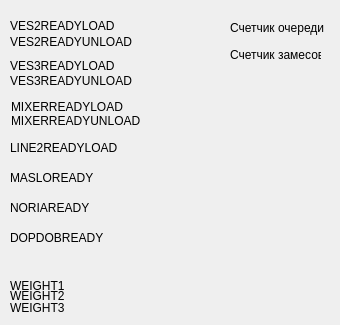
     <widget class="QWidget" name="tab">
      <attribute name="title">
       <string>Статус</string>
      </attribute>
      <widget class="QLabel" name="labelrealweight3">
       <property name="geometry">
        <rect>
         <x>10</x>
         <y>300</y>
         <width>221</width>
         <height>16</height>
        </rect>
       </property>
       <property name="text">
        <string>WEIGHT3</string>
       </property>
      </widget>
      <widget class="QLabel" name="labelves2readyunload">
       <property name="geometry">
        <rect>
         <x>10</x>
         <y>34</y>
         <width>201</width>
         <height>16</height>
        </rect>
       </property>
       <property name="text">
        <string>VES2READYUNLOAD</string>
       </property>
      </widget>
      <widget class="QLabel" name="labelnoriaready">
       <property name="geometry">
        <rect>
         <x>10</x>
         <y>200</y>
         <width>201</width>
         <height>16</height>
        </rect>
       </property>
       <property name="text">
        <string>NORIAREADY</string>
       </property>
      </widget>
      <widget class="QLabel" name="labelmixerreadyload">
       <property name="geometry">
        <rect>
         <x>11</x>
         <y>99</y>
         <width>201</width>
         <height>16</height>
        </rect>
       </property>
       <property name="text">
        <string>MIXERREADYLOAD</string>
       </property>
      </widget>
      <widget class="QLabel" name="labelmasloready">
       <property name="geometry">
        <rect>
         <x>10</x>
         <y>170</y>
         <width>201</width>
         <height>16</height>
        </rect>
       </property>
       <property name="text">
        <string>MASLOREADY</string>
       </property>
      </widget>
      <widget class="QLabel" name="labelrealweight1">
       <property name="geometry">
        <rect>
         <x>10</x>
         <y>278</y>
         <width>221</width>
         <height>16</height>
        </rect>
       </property>
       <property name="text">
        <string>WEIGHT1</string>
       </property>
      </widget>
      <widget class="QLabel" name="labelves2readyload">
       <property name="geometry">
        <rect>
         <x>10</x>
         <y>18</y>
         <width>201</width>
         <height>16</height>
        </rect>
       </property>
       <property name="text">
        <string>VES2READYLOAD</string>
       </property>
      </widget>
      <widget class="QLabel" name="labelves3readyload">
       <property name="geometry">
        <rect>
         <x>10</x>
         <y>58</y>
         <width>201</width>
         <height>16</height>
        </rect>
       </property>
       <property name="text">
        <string>VES3READYLOAD</string>
       </property>
      </widget>
      <widget class="QLabel" name="labelline2readyload">
       <property name="geometry">
        <rect>
         <x>10</x>
         <y>140</y>
         <width>201</width>
         <height>16</height>
        </rect>
       </property>
       <property name="text">
        <string>LINE2READYLOAD</string>
       </property>
      </widget>
      <widget class="QLabel" name="labelrealweight2">
       <property name="geometry">
        <rect>
         <x>10</x>
         <y>288</y>
         <width>221</width>
         <height>16</height>
        </rect>
       </property>
       <property name="text">
        <string>WEIGHT2</string>
       </property>
      </widget>
      <widget class="QLabel" name="labelves3readyunload">
       <property name="geometry">
        <rect>
         <x>10</x>
         <y>73</y>
         <width>201</width>
         <height>16</height>
        </rect>
       </property>
       <property name="text">
        <string>VES3READYUNLOAD</string>
       </property>
      </widget>
      <widget class="QLabel" name="labelmixerreadyunload">
       <property name="geometry">
        <rect>
         <x>11</x>
         <y>113</y>
         <width>201</width>
         <height>16</height>
        </rect>
       </property>
       <property name="text">
        <string>MIXERREADYUNLOAD</string>
       </property>
      </widget>
      <widget class="QLabel" name="labeldopdobready">
       <property name="geometry">
        <rect>
         <x>10</x>
         <y>230</y>
         <width>201</width>
         <height>16</height>
        </rect>
       </property>
       <property name="text">
        <string>DOPDOBREADY</string>
       </property>
      </widget>
      <widget class="QLabel" name="labelcountqueue">
       <property name="geometry">
        <rect>
         <x>230</x>
         <y>20</y>
         <width>101</width>
         <height>16</height>
        </rect>
       </property>
       <property name="text">
        <string>Счетчик очереди</string>
       </property>
      </widget>
      <widget class="QLabel" name="labelcountzames">
       <property name="geometry">
        <rect>
         <x>230</x>
         <y>47</y>
         <width>91</width>
         <height>16</height>
        </rect>
       </property>
       <property name="text">
        <string>Счетчик замесов</string>
       </property>
      </widget>
     </widget>
